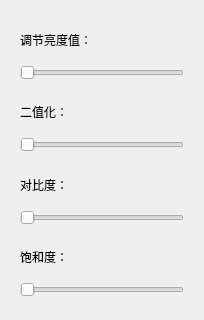
  <widget class="QDockWidget" name="dockWidget2">
   <property name="sizePolicy">
    <sizepolicy hsizetype="Fixed" vsizetype="Fixed">
     <horstretch>0</horstretch>
     <verstretch>0</verstretch>
    </sizepolicy>
   </property>
   <property name="minimumSize">
    <size>
     <width>204</width>
     <height>320</height>
    </size>
   </property>
   <property name="features">
    <set>QDockWidget::NoDockWidgetFeatures</set>
   </property>
   <property name="allowedAreas">
    <set>Qt::RightDockWidgetArea</set>
   </property>
   <property name="windowTitle">
    <string>基础调整</string>
   </property>
   <attribute name="dockWidgetArea">
    <number>2</number>
   </attribute>
   <widget class="QWidget" name="dockWidgetContents_6">
    <layout class="QHBoxLayout" name="horizontalLayout">
     <item>
      <widget class="QWidget" name="widget_5" native="true">
       <layout class="QVBoxLayout" name="verticalLayout_19">
        <item>
         <widget class="QWidget" name="widget_7" native="true">
          <property name="minimumSize">
           <size>
            <width>0</width>
            <height>0</height>
           </size>
          </property>
          <layout class="QVBoxLayout" name="verticalLayout_15">
           <property name="leftMargin">
            <number>2</number>
           </property>
           <property name="topMargin">
            <number>2</number>
           </property>
           <property name="rightMargin">
            <number>2</number>
           </property>
           <property name="bottomMargin">
            <number>5</number>
           </property>
           <item>
            <widget class="QLabel" name="label_bright">
             <property name="text">
              <string>调节亮度值：</string>
             </property>
            </widget>
           </item>
           <item>
            <widget class="QSlider" name="slider_bright">
             <property name="sizePolicy">
              <sizepolicy hsizetype="Expanding" vsizetype="Fixed">
               <horstretch>0</horstretch>
               <verstretch>0</verstretch>
              </sizepolicy>
             </property>
             <property name="styleSheet">
              <string notr="true">/* background-color:qlineargradient(spread:pad, x1:0, y1:0, x2:1, y2:0, stop:1 #FFFFFF, stop:0 #000000) */
QSlider:handle:verical {image: url(:/src/slide.png);}

</string>
             </property>
             <property name="maximum">
              <number>30</number>
             </property>
             <property name="orientation">
              <enum>Qt::Horizontal</enum>
             </property>
             <property name="tickInterval">
              <number>1</number>
             </property>
            </widget>
           </item>
          </layout>
         </widget>
        </item>
        <item>
         <widget class="QWidget" name="widget_8" native="true">
          <layout class="QVBoxLayout" name="verticalLayout_16">
           <property name="leftMargin">
            <number>2</number>
           </property>
           <property name="topMargin">
            <number>2</number>
           </property>
           <property name="rightMargin">
            <number>2</number>
           </property>
           <property name="bottomMargin">
            <number>5</number>
           </property>
           <item>
            <widget class="QLabel" name="label_3">
             <property name="text">
              <string>二值化：</string>
             </property>
            </widget>
           </item>
           <item>
            <widget class="QSlider" name="slider_binary">
             <property name="sizePolicy">
              <sizepolicy hsizetype="Expanding" vsizetype="Fixed">
               <horstretch>0</horstretch>
               <verstretch>0</verstretch>
              </sizepolicy>
             </property>
             <property name="styleSheet">
              <string notr="true">/* background-color:qlineargradient(spread:pad, x1:0, y1:0, x2:1, y2:0, stop:1 #FFFFFF, stop:0 #000000) */
QSlider:handle:verical {image: url(:/src/slide.png); width: 30px; heigth: 50px; }

</string>
             </property>
             <property name="maximum">
              <number>255</number>
             </property>
             <property name="orientation">
              <enum>Qt::Horizontal</enum>
             </property>
             <property name="tickInterval">
              <number>1</number>
             </property>
            </widget>
           </item>
          </layout>
         </widget>
        </item>
        <item>
         <widget class="QWidget" name="widget_9" native="true">
          <layout class="QVBoxLayout" name="verticalLayout_17">
           <property name="leftMargin">
            <number>2</number>
           </property>
           <property name="topMargin">
            <number>2</number>
           </property>
           <property name="rightMargin">
            <number>2</number>
           </property>
           <property name="bottomMargin">
            <number>5</number>
           </property>
           <item>
            <widget class="QLabel" name="label_7">
             <property name="text">
              <string>对比度：</string>
             </property>
            </widget>
           </item>
           <item>
            <widget class="QSlider" name="slider_contrast">
             <property name="sizePolicy">
              <sizepolicy hsizetype="Expanding" vsizetype="Fixed">
               <horstretch>0</horstretch>
               <verstretch>0</verstretch>
              </sizepolicy>
             </property>
             <property name="styleSheet">
              <string notr="true">/* background-color:qlineargradient(spread:pad, x1:0, y1:0, x2:1, y2:0, stop:1 #FFFFFF, stop:0 #000000) */
QSlider:handle:verical {image: url(:/src/slide.png); width: 30px; heigth: 70px; }

</string>
             </property>
             <property name="orientation">
              <enum>Qt::Horizontal</enum>
             </property>
            </widget>
           </item>
          </layout>
         </widget>
        </item>
        <item>
         <widget class="QWidget" name="widget_10" native="true">
          <layout class="QVBoxLayout" name="verticalLayout_18">
           <property name="leftMargin">
            <number>2</number>
           </property>
           <property name="topMargin">
            <number>2</number>
           </property>
           <property name="rightMargin">
            <number>2</number>
           </property>
           <property name="bottomMargin">
            <number>5</number>
           </property>
           <item>
            <widget class="QLabel" name="label_8">
             <property name="text">
              <string>饱和度：</string>
             </property>
            </widget>
           </item>
           <item>
            <widget class="QSlider" name="slider_baohe">
             <property name="sizePolicy">
              <sizepolicy hsizetype="Expanding" vsizetype="Fixed">
               <horstretch>0</horstretch>
               <verstretch>0</verstretch>
              </sizepolicy>
             </property>
             <property name="styleSheet">
              <string notr="true">/* background-color:qlineargradient(spread:pad, x1:0, y1:0, x2:1, y2:0, stop:1 #FFFFFF, stop:0 #000000) */
QSlider:handle:verical {image: url(:/src/slide.png); width: 30px; heigth: 90px; }

</string>
             </property>
             <property name="orientation">
              <enum>Qt::Horizontal</enum>
             </property>
            </widget>
           </item>
          </layout>
         </widget>
        </item>
       </layout>
      </widget>
     </item>
    </layout>
   </widget>
  </widget>
